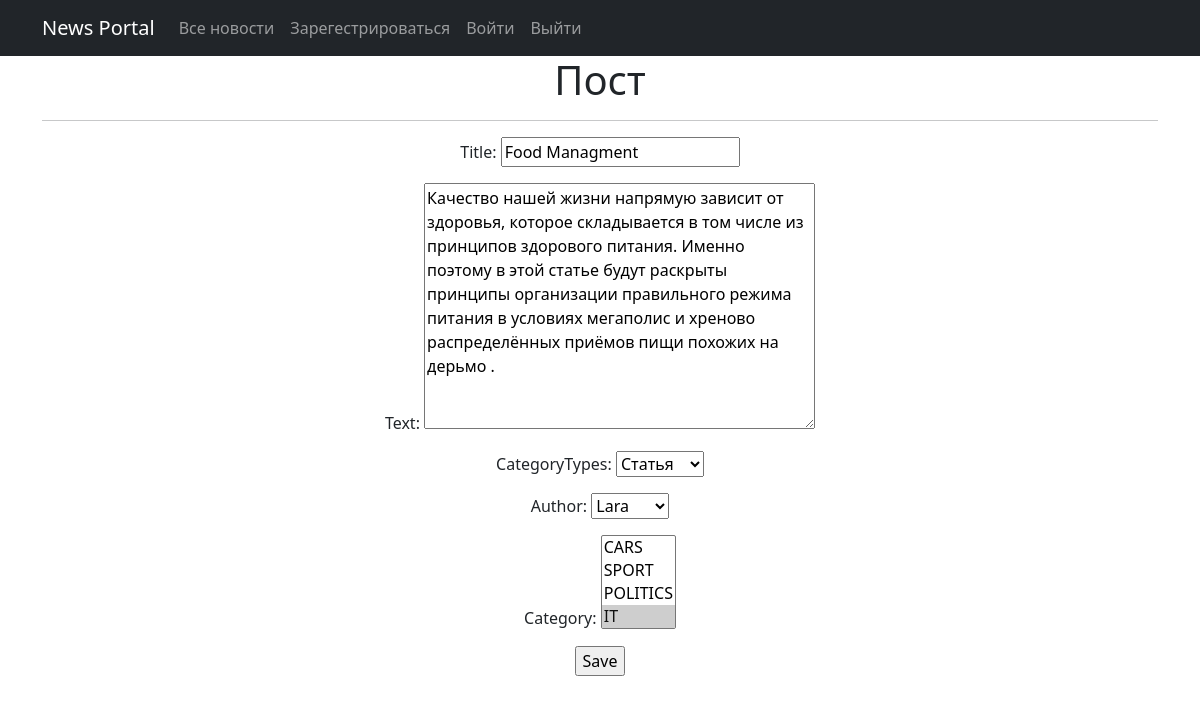
The page /news/1/edit/ (signed in) on the database its author committed.
### news/models.py (models this page shows, shortened)
class Post(models.Model):
    author = models.ForeignKey(Author, on_delete=models.CASCADE)
    ARTICLE = "AR"
    NEWS = "NW"
    CATEGORY_CHOICES = (
        (ARTICLE, "Статья"),
        (NEWS, "Новость")
    )
    categoryTypes = models.CharField(max_length=2, choices=CATEGORY_CHOICES, default=ARTICLE)
    dateCreation = models.DateTimeField(auto_now_add=True)
    title = models.CharField(max_length=256)
    text = models.TextField()
    rating = models.IntegerField(default=0)
    category = models.ManyToManyField(Category, through='PostCategory')

### news/views.py (the view)
# urls.py: path('<int:pk>/edit/', PostUpdate.as_view(), name='post_update'),
class PostUpdate(PermissionRequiredMixin, UpdateView):
    permission_required = ('news.update_post',)
    form_class = PostForm
    model = Post
    template_name = 'post_edit.html'

### news/forms.py (shortened to what this page needs)
class PostForm(forms.ModelForm):
    class Meta:
        model = Post
        fields = [
            'title',
            'text',
            'categoryTypes',
            'author',
            'category',
        ]

### news/models.py (called while the page is built)
    def __str__(self):
        return self.authorUser.username

    def __str__(self):
        return self.name

### news/templates/post_edit.html (shortened to what this page needs)
{% extends 'flatpages/default.html' %}
{% block content %}
<h1>Пост</h1>
<hr>
<form action="" method="post">
    {{ form.as_p}}
    <input type="submit" value="Save" />
</form>
{% endblock content %}

### rows shown on the page
Post: title "Food Managment", text "Качество нашей жизни напрямую зависит от здоровья, которое складывается в том числе из принципов здорового питания. Именно поэтому в этой статье будут раскрыты принципы организации правильного режима питания в условиях мегаполис и хреново распределённых приёмов пищи похожих на дерьмо .", categoryTypes "Статья", author "Lara"
